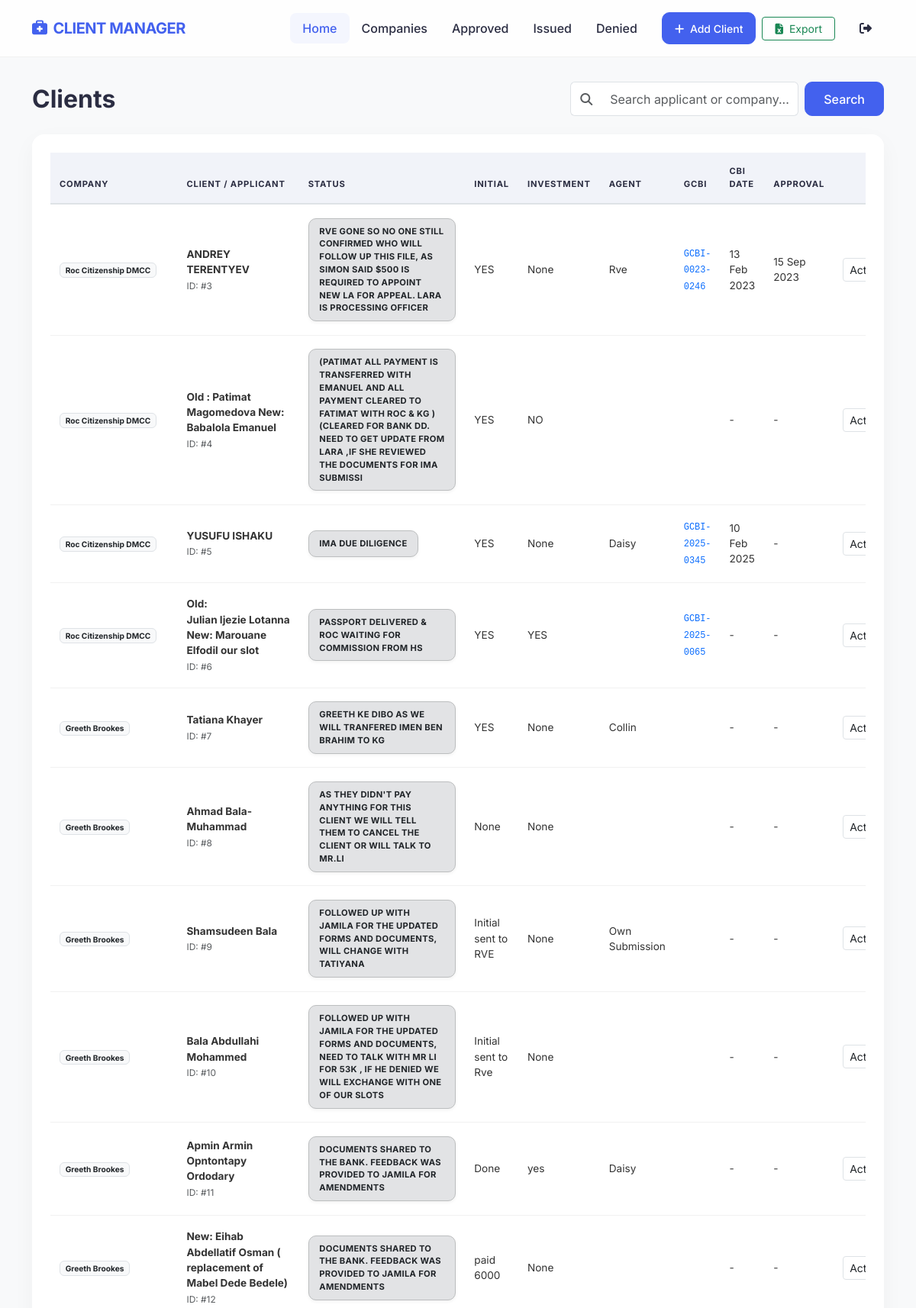
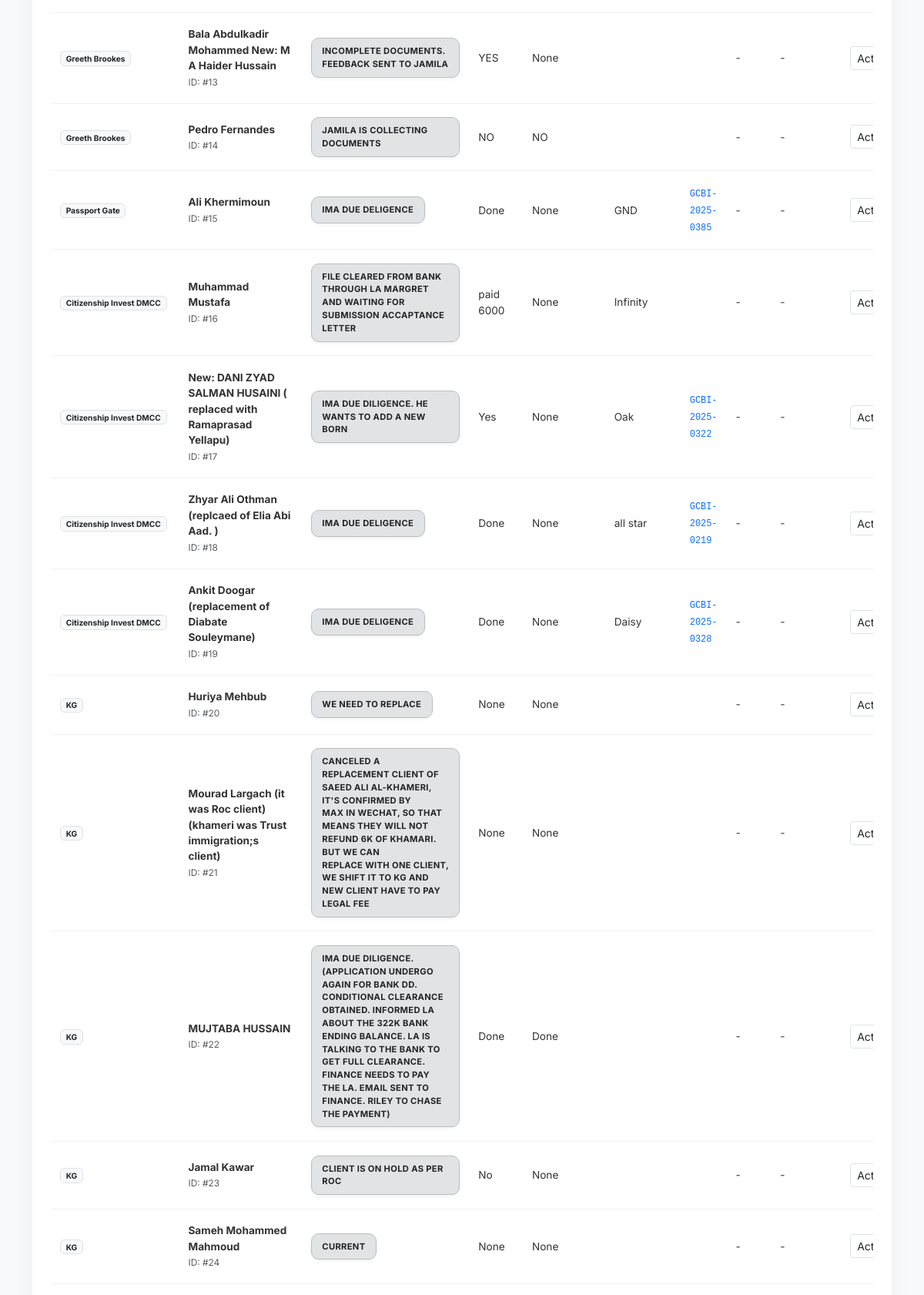
The app's page / (signed in, upper part) with its own data (2 pictures, top to bottom).
### clients/models.py (models this page shows, shortened)
class Client(models.Model):
    COMPANY_CHOICES = [
        ('Roc Citizenship DMCC', 'Roc Citizenship DMCC'),
        ('Greeth Brookes', 'Greeth Brookes'),
        ('Passport Gate', 'Passport Gate'),
        ('Citizenship Invest DMCC', 'Citizenship Invest DMCC'),
        ('KG', 'KG'),
        ('TFG', 'TFG'),
        ('Mirka', 'Mirka'),
        ('Sparco', 'Sparco'),
        ('Winvested', 'Winvested'),
        ('Others', 'Others'),
    ]
    company = models.CharField(max_length=255, choices=COMPANY_CHOICES)
    other_company = models.CharField(max_length=255, null=True, blank=True)
    main_applicant = models.CharField(max_length=255)
    status = models.CharField(max_length=500, null=True, blank=True, default='Current')
    initial_payment = models.CharField(max_length=20, null=True, blank=True)
    investment = models.CharField(max_length=20, null=True, blank=True)
    local_agent = models.CharField(max_length=255, null=True, blank=True)
    gcbl_no = models.CharField(max_length=100, null=True, blank=True)
    cbi_submission_date = models.DateField(null=True, blank=True)
    approval_date = models.DateField(null=True, blank=True)
    fm = models.CharField(max_length=255, null=True, blank=True)
    status_notes = models.TextField(null=True, blank=True)
    is_deleted = models.BooleanField(default=False)
    created_at = models.DateTimeField(auto_now_add=True)

### clients/views.py (the view)
# urls.py: path('', views.client_list, name='client_list'),  # Home / Client list
@login_required
def client_list(request):
    query = request.GET.get('q')
    clients = Client.objects.filter(is_deleted=False)  # Exclude soft-deleted clients
    if query:
        clients = clients.filter(
            Q(main_applicant__icontains=query) |
            Q(company__icontains=query)
        )
    for client in clients:
        if not client.status:
            client.status = "Pending"
    return render(request, 'client_list.html', {
        'clients': clients,
    })

### templates/client_list.html (shortened to what this page needs)
{% extends "base.html" %}
{% block content %}
<div class="d-flex justify-content-between align-items-center mb-4">
    <h2 class="fw-bold mb-0">Clients</h2>
    <form method="get" class="d-flex gap-2">
        <div class="input-group">
            <span class="input-group-text bg-white border-end-0">
                <i class="fas fa-search text-muted"></i>
            </span>
            <input type="text" name="q" class="form-control border-start-0" placeholder="Search applicant or company..."
                value="{{ request.GET.q }}" style="min-width: 250px;">
        </div>
        <button type="submit" class="btn btn-primary px-4">Search</button>
    </form>
</div>
<div class="table-container fade-in">
    <div class="table-responsive">
        <table class="table table-hover mb-0">
            <thead>
                <tr>
                    <th>Company</th>
                    <th>Client / Applicant</th>
                    <th>Status</th>
                    <th>Initial</th>
                    <th>Investment</th>
                    <th>Agent</th>
                    <th>GCBI</th>
                    <th>CBI Date</th>
                    <th>Approval</th>
                    <th class="text-end">Actions</th>
                </tr>
            </thead>
            <tbody>
                {% for client in clients %}
                <tr>
                    <td class="fw-medium">
                        {% if client.company != 'Others' %}
                        <span class="badge bg-light text-dark border">{{ client.company }}</span>
                        {% else %}
                        <span class="badge bg-light text-dark border">{{ client.other_company }}</span>
                        {% endif %}
                    </td>
                    <td>
                        <div class="fw-bold">{{ client.main_applicant }}</div>
                        <small class="text-muted">ID: #{{ client.id }}</small>
                    </td>
                    <td>
                        {% if client.status == 'Approved' %}
                        <span class="badge-status status-approved">Approved</span>
                        {% elif client.status == 'Issued' %}
                        <span class="badge-status status-issued">Issued</span>
                        {% elif client.status == 'Denied' %}
                        <span class="badge-status status-denied">Denied</span>
                        {% elif client.status == 'Pending' or not client.status %}
                        <span class="badge-status status-pending">Pending</span>
                        {% else %}
                        <span class="badge-status status-default">{{ client.status }}</span>
                        {% endif %}
                    </td>
                    <td>{{ client.initial_payment }}</td>
                    <td>{{ client.investment }}</td>
                    <td>{{ client.local_agent|default:"" }}</td>
                    <td><code class="text-primary">{{ client.gcbl_no|default:"" }}</code></td>
                    <td>{{ client.cbi_submission_date|date:"d M Y"|default:"-" }}</td>
                    <td>{{ client.approval_date|date:"d M Y"|default:"-" }}</td>
                    <td class="text-end">
                        <form method="post" action="{% url 'client_action' client.id %}"
                            class="d-inline-flex gap-1 align-items-center">
                            <select name="action" class="form-select form-select-sm" style="width: auto;"
                                onchange="toggleManual(this)">
                                <option value="">Action</option>
                            </select>
                        </form>
                    </td>
                </tr>
                {% endfor %}
            </tbody>
        </table>
    </div>
</div>
{% endblock %}

### templates/base.html (style rules this page uses)
:root { --primary-color: #4361ee; --secondary-color: #3f37c9; --accent-color: #4895ef; --bg-color: #f8f9fa; --card-bg: rgba(255, 255, 255, 0.9); --text-main: #2b2d42; --text-muted: #5e6a7e; }
body { font-family: 'Inter', sans-serif; background-color: var(--bg-color); color: var(--text-main); min-height: 100vh; display: flex; flex-direction: column; }
.btn-primary { background-color: var(--primary-color); border-color: var(--primary-color); font-weight: 500; padding: 0.6rem 1.2rem; border-radius: 10px; transition: all 0.3s ease; }
.table-container { background: white; border-radius: 16px; padding: 1.5rem; box-shadow: 0 10px 30px rgba(0, 0, 0, 0.04); overflow: hidden; }
.table thead th { font-weight: 700; color: var(--text-main); text-transform: uppercase; font-size: 0.7rem; letter-spacing: 0.05rem; background-color: #f1f3f9; border-top: none; border-bottom: 2px solid #dee2e6; padding: 1rem 0.75rem; }
.table td { vertical-align: middle; font-size: 0.85rem; color: #333; padding: 1.1rem 0.75rem; border-bottom: 1px solid #f1f1f1; }
.badge-status { padding: 0.5rem 0.85rem; border-radius: 10px; font-weight: 700; font-size: 0.7rem; display: inline-block; text-transform: uppercase; letter-spacing: 0.02rem; box-shadow: 0 2px 4px rgba(0, 0, 0, 0.05); }
.status-default { background-color: #e2e3e5; color: #212529; border: 1px solid #bcbebf; }
.fade-in { animation: fadeIn 0.5s ease forwards; }

### records on screen
Client: company "Roc Citizenship DMCC", main_applicant "ANDREY TERENTYEV", id "3", status "RVE GONE SO NO ONE STILL CONFIRMED WHO WILL FOLLOW UP THIS FILE, AS SIMON SAID $500 IS REQUIRED TO APPOINT NEW LA FOR APPEAL. LARA IS PROCESSING OFFICER", initial_payment "YES", investment "None", local_agent "Rve", gcbl_no "GCBI-0023-0246", cbi_submission_date "13 Feb 2023", approval_date "15 Sep 2023"
Client: company "Roc Citizenship DMCC", main_applicant "Old : Patimat Magomedova New: Babalola Emanuel", id "4", status "(PATIMAT ALL PAYMENT IS TRANSFERRED WITH EMANUEL AND ALL PAYMENT CLEARED TO FATIMAT WITH ROC & KG ) (CLEARED FOR BANK DD. NEED TO GET UPDATE FROM LARA ,IF SHE REVIEWED THE DOCUMENTS FOR IMA SUBMISSI", initial_payment "YES", investment "NO", cbi_submission_date "-", approval_date "-"
Client: company "Roc Citizenship DMCC", main_applicant "YUSUFU ISHAKU", id "5", status "IMA DUE DILIGENCE", initial_payment "YES", investment "None", local_agent "Daisy", gcbl_no "GCBI-2025-0345", cbi_submission_date "10 Feb 2025", approval_date "-"
Client: company "Roc Citizenship DMCC", main_applicant "Old: Julian Ijezie Lotanna New: Marouane Elfodil our slot", id "6", status "PASSPORT DELIVERED & ROC WAITING FOR COMMISSION FROM HS", initial_payment "YES", investment "YES", gcbl_no "GCBI-2025-0065", cbi_submission_date "-", approval_date "-"
Client: company "Greeth Brookes", main_applicant "Tatiana Khayer", id "7", status "GREETH KE DIBO AS WE WILL TRANFERED IMEN BEN BRAHIM TO KG", initial_payment "YES", investment "None", local_agent "Collin", cbi_submission_date "-", approval_date "-"
Client: company "Greeth Brookes", main_applicant "Ahmad Bala-Muhammad", id "8", status "AS THEY DIDN'T PAY ANYTHING FOR THIS CLIENT WE WILL TELL THEM TO CANCEL THE CLIENT OR WILL TALK TO MR.LI", initial_payment "None", investment "None", cbi_submission_date "-", approval_date "-"
Client: company "Greeth Brookes", main_applicant "Shamsudeen Bala", id "9", status "FOLLOWED UP WITH JAMILA FOR THE UPDATED FORMS AND DOCUMENTS, WILL CHANGE WITH TATIYANA", initial_payment "Initial sent to RVE", investment "None", local_agent "Own Submission", cbi_submission_date "-", approval_date "-"
Client: company "Greeth Brookes", main_applicant "Bala Abdullahi Mohammed", id "10", status "FOLLOWED UP WITH JAMILA FOR THE UPDATED FORMS AND DOCUMENTS, NEED TO TALK WITH MR LI FOR 53K , IF HE DENIED WE WILL EXCHANGE WITH ONE OF OUR SLOTS", initial_payment "Initial sent to Rve", investment "None", cbi_submission_date "-", approval_date "-"
Client: company "Greeth Brookes", main_applicant "Apmin Armin Opntontapy Ordodary", id "11", status "DOCUMENTS SHARED TO THE BANK. FEEDBACK WAS PROVIDED TO JAMILA FOR AMENDMENTS", initial_payment "Done", investment "yes", local_agent "Daisy", cbi_submission_date "-", approval_date "-"
Client: company "Greeth Brookes", main_applicant "New: Eihab Abdellatif Osman ( replacement of Mabel Dede Bedele)", id "12", status "DOCUMENTS SHARED TO THE BANK. FEEDBACK WAS PROVIDED TO JAMILA FOR AMENDMENTS", initial_payment "paid 6000", investment "None", cbi_submission_date "-", approval_date "-"
Client: company "Greeth Brookes", main_applicant "Bala Abdulkadir Mohammed New: M A Haider Hussain", id "13", status "INCOMPLETE DOCUMENTS. FEEDBACK SENT TO JAMILA", initial_payment "YES", investment "None", cbi_submission_date "-", approval_date "-"
Client: company "Greeth Brookes", main_applicant "Pedro Fernandes", id "14", status "JAMILA IS COLLECTING DOCUMENTS", initial_payment "NO", investment "NO", cbi_submission_date "-", approval_date "-"
Client: company "Passport Gate", main_applicant "Ali Khermimoun", id "15", status "IMA DUE DELIGENCE", initial_payment "Done", investment "None", local_agent "GND", gcbl_no "GCBI-2025-0385", cbi_submission_date "-", approval_date "-"
Client: company "Citizenship Invest DMCC", main_applicant "Muhammad Mustafa", id "16", status "FILE CLEARED FROM BANK THROUGH LA MARGRET AND WAITING FOR SUBMISSION ACCAPTANCE LETTER", initial_payment "paid 6000", investment "None", local_agent "Infinity", cbi_submission_date "-", approval_date "-"
Client: company "Citizenship Invest DMCC", main_applicant "New: DANI ZYAD SALMAN HUSAINI ( replaced with Ramaprasad Yellapu)", id "17", status "IMA DUE DILIGENCE. HE WANTS TO ADD A NEW BORN", initial_payment "Yes", investment "None", local_agent "Oak", gcbl_no "GCBI-2025-0322", cbi_submission_date "-", approval_date "-"
Client: company "Citizenship Invest DMCC", main_applicant "Zhyar Ali Othman (replcaed of Elia Abi Aad. )", id "18", status "IMA DUE DELIGENCE", initial_payment "Done", investment "None", local_agent "all star", gcbl_no "GCBI-2025-0219", cbi_submission_date "-", approval_date "-"
Client: company "Citizenship Invest DMCC", main_applicant "Ankit Doogar (replacement of Diabate Souleymane)", id "19", status "IMA DUE DELIGENCE", initial_payment "Done", investment "None", local_agent "Daisy", gcbl_no "GCBI-2025-0328", cbi_submission_date "-", approval_date "-"
Client: company "KG", main_applicant "Huriya Mehbub", id "20", status "WE NEED TO REPLACE", initial_payment "None", investment "None", cbi_submission_date "-", approval_date "-"
Client: company "KG", main_applicant "Mourad Largach (it was Roc client) (khameri was Trust immigration;s client)", id "21", status "CANCELED A REPLACEMENT CLIENT OF SAEED ALI AL-KHAMERI, IT'S CONFIRMED BY MAX IN WECHAT, SO THAT MEANS THEY WILL NOT REFUND 6K OF KHAMARI. BUT WE CAN REPLACE WITH ONE CLIENT, WE SHIFT IT TO KG AND NEW CLIENT HAVE TO PAY LEGAL FEE", initial_payment "None", investment "None", cbi_submission_date "-", approval_date "-"
Client: company "KG", main_applicant "MUJTABA HUSSAIN", id "22", status "IMA DUE DILIGENCE. (APPLICATION UNDERGO AGAIN FOR BANK DD. CONDITIONAL CLEARANCE OBTAINED. INFORMED LA ABOUT THE 322K BANK ENDING BALANCE. LA IS TALKING TO THE BANK TO GET FULL CLEARANCE. FINANCE NEEDS TO PAY THE LA. EMAIL SENT TO FINANCE. RILEY TO CHASE THE PAYMENT)", initial_payment "Done", investment "Done", cbi_submission_date "-", approval_date "-"
Client: company "KG", main_applicant "Jamal Kawar", id "23", status "CLIENT IS ON HOLD AS PER ROC", initial_payment "No", investment "None", cbi_submission_date "-", approval_date "-"
Client: company "KG", main_applicant "Sameh Mohammed Mahmoud", id "24", status "CURRENT", initial_payment "None", investment "None", cbi_submission_date "-", approval_date "-"
